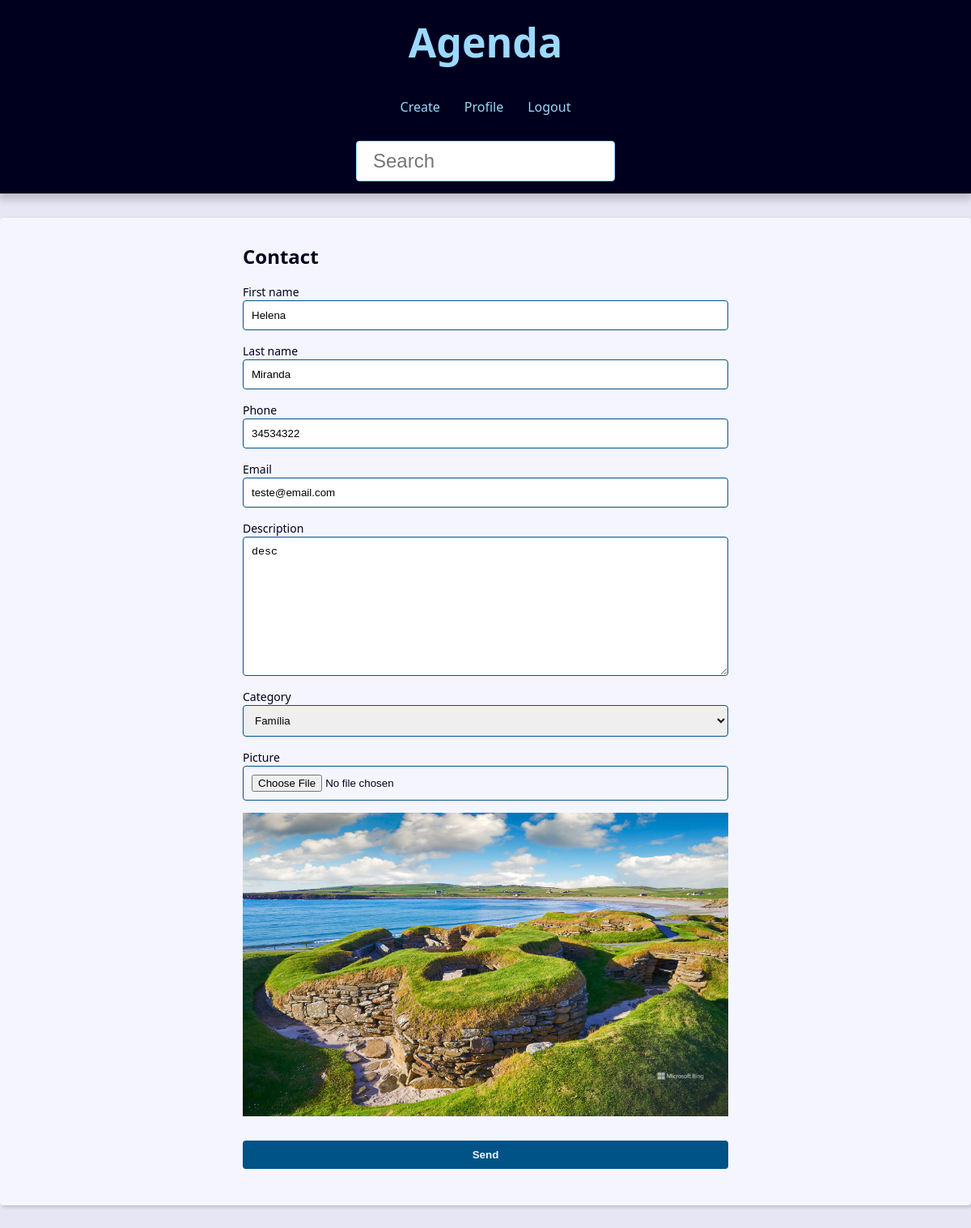
Screenshot of /contact/1021/update/ (signed in) with the database file from the repository.
### contact/models.py (models this page shows, shortened)
class Contact(models.Model):
    first_name = models.CharField(max_length=50,)
    last_name = models.CharField(max_length=50, blank=True)
    phone = models.CharField(max_length=50)
    email = models.EmailField(max_length=254, blank=True)
    created_date = models.DateTimeField(default=timezone.now)
    description = models.TextField(blank=True)
    show = models.BooleanField(default=True)
    picture = models.ImageField(blank=True, upload_to='pictures/%Y/%m/')
    category = models.ForeignKey(Category, on_delete=models.SET_NULL, blank=True, null=True)
    owner = models.ForeignKey(User, on_delete=models.SET_NULL, blank=True, null=True)

### contact/views/contact_forms.py (the view, shortened to what this page needs)
# urls.py: path('contact/<int:contact_id>/update/', views.update, name='update'),
@login_required(login_url='contact:login')
def update(request, contact_id):
    contact = get_object_or_404(Contact, pk=contact_id, show=True, owner=request.user)
    form_action = reverse('contact:update', args=(contact_id,))
    context = {
        'form': ContactForm(instance=contact),
        'form_action': form_action
    }
    return render(request, 'contact/create.html', context)

### contact/forms.py (shortened to what this page needs)
class ContactForm(forms.ModelForm):
    picture = forms.ImageField(
        widget=forms.FileInput(
            attrs={
                'accept': 'image/*',
            }
        ), required=False
    )
    class Meta:
        model = models.Contact
        fields = (
            'first_name', 'last_name', 'phone',
            'email', 'description', 'category',
            'picture',
        )

### contact/models.py (called while the page is built)
    def __str__(self):
        return self.name

### contact/templates/contact/create.html (shortened to what this page needs)
{% extends 'global/base.html' %}
{% block content %}
  <div class="form-wrapper">
    <h2>Contact</h2>
    <form
      action="{{form_action}}"
      method="POST"
      enctype="multipart/form-data"
    >
       <div class="form-content">
        {% for field in form %}
          <div class="form-group">
            <label for="{{field.id_for_label}}">{{field.label}}</label>
            {{field}}
          </div>
          {% if field.name == 'picture' and field.value.url %}
          <div class="form-group">
            <img src="{{field.value.url}}" alt="">
          </div>
          {% endif %}
        {% endfor %}
      </div>
      <div class="form-content">
        <div class="form-group">
          <button class="btn" type="submit">Send</button>
        </div>
      </div>
    </form>
  </div>
{% endblock content %}

### base_static/global/css/style.css (style rules this page uses)
:root { --spacing: 1.5rem; --link-dark-color: rgb(0, 83, 134); --link-light-color: rgb(156, 217, 255); --clr-white: rgb(245, 245, 255); --clr-black: rgb(0, 0, 30); --clr-light-gray: rgb(230, 230, 245); --clr-dark-shadow-5: rgba(0, 0, 10, 5%); --clr-dark-shadow-10: rgba(0, 0, 10, 10%); --clr-dark-shadow-20: rgba(0, 0, 10, 20%); --clr-light-shadow-5: rgba(200, 200, 255, 5%); --clr-light-shadow-10: rgba(200, 200, 255, 10%); --clr-light-shadow-20: rgba(200, 200, 255, 20%); --main-page-width: 120rem; --table-min-width: 60rem; --biggest-font-size: 5rem; --bigger-font-size: 4rem; --big-font-size: 3.2rem; --medium-font-size: 2.4rem; --small-font-size: 1.6rem; --smaller-font-size: 1.4rem; --smallest-font-size: 1.2rem; --transition-fast: 300ms; --transition-medium: 600ms; --transition-slow: 1s; --default-border-radius: 4px; }
*, *::before, *::after { margin: 0; padding: 0; box-sizing: border-box; }
html { font-size: 62.5%; }
body { font-family: system-ui, -apple-system, BlinkMacSystemFont, 'Segoe UI', Roboto, Oxygen, Ubuntu, Cantarell, 'Open Sans', 'Helvetica Neue', sans-serif; line-height: 1.5; font-size: var(--small-font-size); color: var(--clr-black); -webkit-font-smoothing: antialiased; background: var(--clr-light-gray); }
img, svg { display: block; max-width: 100%; }
.form-wrapper { max-width: 60rem; margin: var(--spacing) auto; }
.form-content { margin: var(--spacing) 0; }
.form-group { display: flex; flex-direction: column; padding-bottom: var(--spacing); }
.form-group input, .form-group textarea, .form-group select { padding: 1rem; border-radius: var(--default-border-radius); border: 1px solid var(--link-dark-color); }
.form-group label { font-size: var(--smaller-font-size); }
.btn { background-color: var(--link-dark-color); color: var(--clr-white); font-weight: bold; border: none; padding: 1rem 2rem; border-radius: var(--default-border-radius); cursor: pointer; transition: filter var(--transition-fast) ease-in-out; }

### rows the page displays
Contact: form "Helena" "Miranda" "34534322" "teste@email.com" "desc" "Família"

### other values shown
{{ field.label }} "First name" "Last name" "Phone" "Email" "Description" "Category" "Picture"
